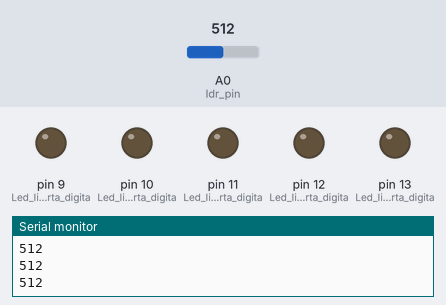
A sketch run on a simulated Arduino Uno, built with avr-gcc and run on an emulated ATmega328P. On the bench: output pins drawn as LEDs (lit = HIGH), the last lines printed to the serial monitor. Inputs (shaded band) come from the test bench; at power-on: A0 (ldr_pin) = 512.

Above: at 1.2 s.
1.3 s: A0 (ldr_pin) set to 257
2.8 s: A0 (ldr_pin) set to 234
At 4.0 s:
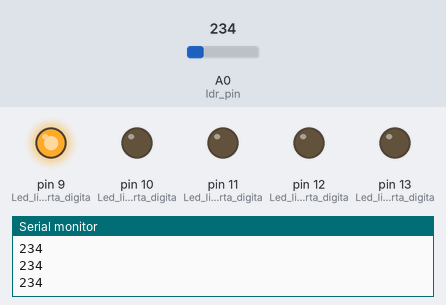
4.3 s: A0 (ldr_pin) set to 216
5.8 s: A0 (ldr_pin) set to 185
At 6.6 s:
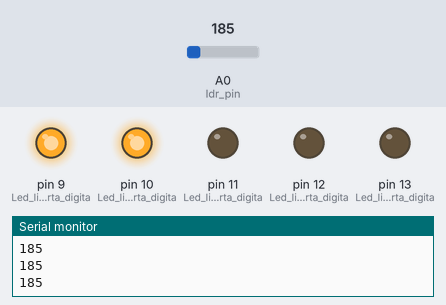
7.3 s: A0 (ldr_pin) set to 164
8.8 s: A0 (ldr_pin) set to 134
At 10.1 s:
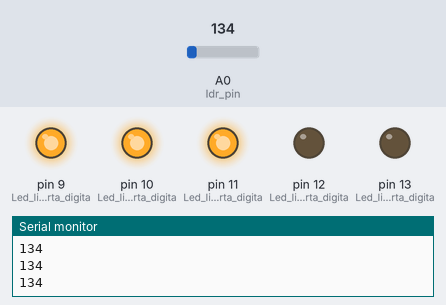
Timing chart, 0 to 11.3 s (numbered marks = the images above; inputs shaded):
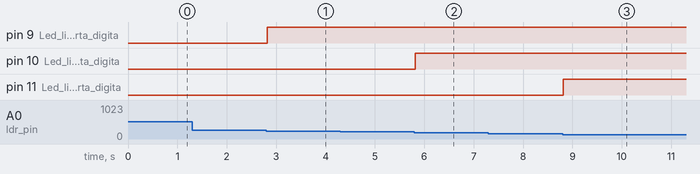

The sketch:

sketch_apr27a_light_sensor.ino
```cpp
int ldr_pin =0; //variavel que representa o pino de entrada do sensor LDR
int ldr_val=0; //variavel que representa o valor de entrada do pino analogico  "0"

void setup()
{
  pinMode(13,OUTPUT); //Led ligado a porta digital 13
  pinMode(12,OUTPUT);//Led ligado a porta digital  12
  pinMode(11,OUTPUT);//Led ligado a porta digital  11
  pinMode(10,OUTPUT);//Led ligado a porta digital  10
  pinMode(9,OUTPUT); //Led ligado a porta digital  9
Serial.begin(9600); // Variavel para ativar a porta serial e a velocidade da porta
}
void loop()
{
ldr_val = analogRead(ldr_pin); //variavel que lê o pino da ldr e sua variação de luz
Serial.println(ldr_val);       // variavel que escreve o valor da LDR na porta serial
delay(15);                     // intervalo de 15 Miliegundos
if(ldr_val >250)               // variavel que representa se a LDR for maio que 250
  {
  digitalWrite(9,LOW);        //Acender o led na porta 9 do arduino
  }  else                      // variavel que indentifica se o valor acima e verdadeiro pois se for falso executa:
   {
  digitalWrite(9,HIGH);}       //Apaga o led na porta 9 do arduino

if(ldr_val >200)              // variavel que representa se a LDR for maio que 200
  {
  digitalWrite(10,LOW);
  }  else
   {
  digitalWrite(10,HIGH);}
if(ldr_val >150)
  {
  digitalWrite(11,LOW);
  }  else
   {
  digitalWrite(11,HIGH);}
if(ldr_val >100)
  {
  digitalWrite(12,LOW);
  }  else
   {
  digitalWrite(12,HIGH);}
  if(ldr_val>50)
  {
    digitalWrite(13,LOW);
  } else {
    digitalWrite(13,HIGH);
    }
}
```

Measured:
- the behaviour switches between 251 and 250 on A0 (ldr_pin) (found by bisection; images 0 and 1)
- the behaviour switches between 201 and 200 on A0 (ldr_pin) (found by bisection; images 1 and 2)
- the behaviour switches between 151 and 150 on A0 (ldr_pin) (found by bisection; images 2 and 3)
- after the input at 2.8 s, pin 9 (Led_ligado_a_porta_digita): LOW → HIGH at once
- after the input at 5.8 s, pin 10 (Led_ligado_a_porta_digita): LOW → HIGH at once
- after the input at 8.8 s, pin 11 (Led_ligado_a_porta_digita): LOW → HIGH at once
